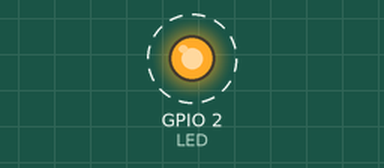
This sketch was run on a simulated ESP8266 (NodeMCU). On the bench: output pins drawn as LEDs (lit = HIGH). Dashed ring = blinking. What the sketch prints to the serial monitor is not drawn.

Above: at 8.5 s.
Timing chart, 0 to 12.6 s (numbered marks = the images above):
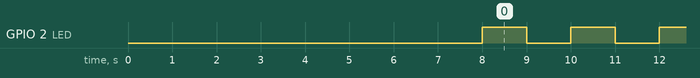

Measured:
- by itself, GPIO 2 (LED): alternates HIGH for 1.0 s and LOW for 1.0 s

The sketch:

blink.ino
```cpp
#define LED LED_BUILTIN

void setup(){
  delay(5000);
  Serial.begin(115200);
  for(int i = 3;i>0;i--){
    Serial.print("Ready ");
    Serial.println(i);
    delay(1000);
  }
  Serial.print("Start ");
  pinMode(LED, OUTPUT);
}

void loop(){
  digitalWrite(LED, 1);
  delay(1000);
  digitalWrite(LED, 0);
  delay(1000);
}
```
